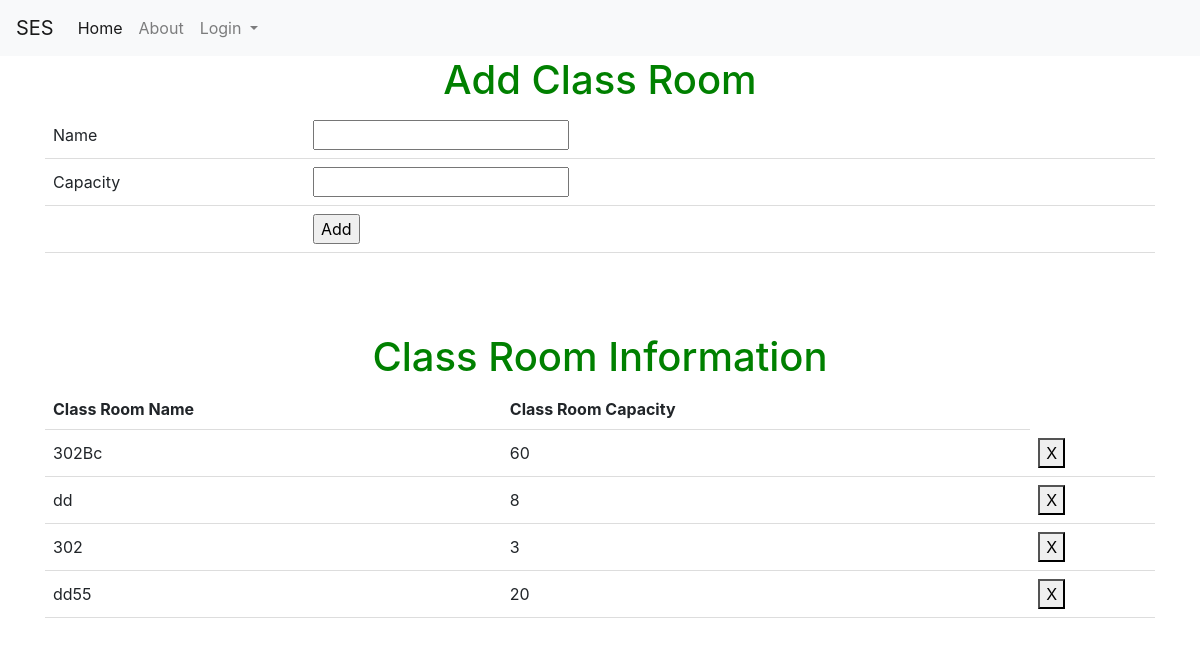
/saverloc, run on the app's committed database.
### tables this page shows
CREATE TABLE loc (loc_id INTEGER PRIMARY KEY UNIQUE, loc_Cap INTEGER, loc_name CHAR CONSTRAINT loc_id UNIQUE ON CONFLICT IGNORE);

### auth.py (the view, shortened to what this page needs)
@auth.route("/saverloc",methods = ["POST","GET"])
def saverloc():
    if request.method=='GET':
        con = sqlite3.connect("instance/db.sqlite")
        cur = con.cursor()
        cur.execute("SELECT * FROM loc")
        data6 = cur.fetchall()
        return render_template('add_loc.html',data6=data6)
    return render_template("add_loc.html",data6=data6)

### templates/add_Loc.html (shortened to what this page needs)
{% extends "base.html" %}
{% block content %}
<h1>Add Class Room</h1>
 <form action = "/saverloc" method="post">
 <table>
  <tr><td>Name</td><td><input type="text" name="name_loc" ></td></tr>
  <tr><td>Capacity</td><td><input type="number" name="cap"></td></tr>
  <tr><td></td><td><input type="submit" value="Add"></td></tr>
</form>
  <form action = "/del_loc" method="post">
 <br> <h1>{{msg}}</h1><br><br>
 <h1>Class Room Information</h1>
 <table id="table_to_highlight" style="width:100%">
    <thead>
      <tr>
        <th>Class Room Name</th>
        <th>Class Room Capacity</th>
      </tr>
      </thead>
      <tbody>
       {% for row in data6 %}
              <tr>
                  <td>{{row[2]}}</td>
                  <td>{{row[1]}}</td>
                  <td><button class="bi bi-plus" type="submit" value="{{ row[0] }}" name="locid">X</button></td>
              </tr>
          {% endfor %}
      </tbody>
  </table>
 </form>
{% endblock %}

### templates/add_Loc.html (style rules this page uses)
body { text-align: center; }
h1 { color: green; }
table { border-collapse: collapse; width: 100%; }
th, td { padding: 8px; text-align: left; border-bottom: 1px solid #ddd; }

### data on the page
loc: loc_name "302Bc", loc_Cap "60", {{ row[0] }} 3 (drawn)
loc: loc_name "dd", loc_Cap "8", {{ row[0] }} 4 (drawn)
loc: loc_name "302", loc_Cap "3", {{ row[0] }} 5 (drawn)
loc: loc_name "dd55", loc_Cap "20", {{ row[0] }} 6 (drawn)
